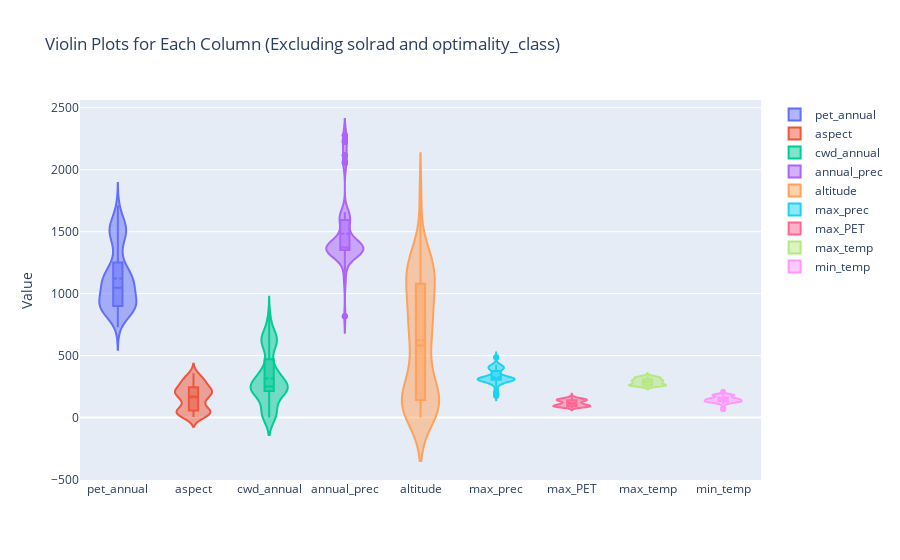

Here is the notebook cell this chart was saved with:
### Code cell
import plotly.graph_objects as go

# Create an empty figure
fig = go.Figure()

# Iterate over each column in the DataFrame except 'solrad' and 'optimality_class'
for column in df_subset.columns:
    if column not in ['solrad', 'optimality_class']:
        # Add a violin trace for the current column
        fig.add_trace(go.Violin(y=df_subset[column], name=column, box_visible=True, meanline_visible=True))

# Update layout
fig.update_layout(title='Violin Plots for Each Column (Excluding solrad and optimality_class)', yaxis_title='Value')

# Show the figure
fig.show()

### Figure 1 — Plotly figure (JSON) as saved in the notebook; plotly's stock layout.template omitted (floating-point values rounded to 4 significant figures; data arrays with more than 128 entries replaced by an {"elided": "..."} marker saying what was removed)
{"data": [{"box": {"visible": true}, "meanline": {"visible": true}, "name": "pet_annual", "type": "violin", "y": {"elided": "189 float values"}}, {"box": {"visible": true}, "meanline": {"visible": true}, "name": "aspect", "type": "violin", "y": {"elided": "189 float values"}}, {"box": {"visible": true}, "meanline": {"visible": true}, "name": "cwd_annual", "type": "violin", "y": {"elided": "189 float values"}}, {"box": {"visible": true}, "meanline": {"visible": true}, "name": "annual_prec", "type": "violin", "y": {"elided": "189 int values"}}, {"box": {"visible": true}, "meanline": {"visible": true}, "name": "altitude", "type": "violin", "y": {"elided": "189 float values"}}, {"box": {"visible": true}, "meanline": {"visible": true}, "name": "max_prec", "type": "violin", "y": {"elided": "189 float values"}}, {"box": {"visible": true}, "meanline": {"visible": true}, "name": "max_PET", "type": "violin", "y": {"elided": "189 float values"}}, {"box": {"visible": true}, "meanline": {"visible": true}, "name": "max_temp", "type": "violin", "y": {"elided": "189 float values"}}, {"box": {"visible": true}, "meanline": {"visible": true}, "name": "min_temp", "type": "violin", "y": {"elided": "189 float values"}}], "layout": {"title": {"text": "Violin Plots for Each Column (Excluding solrad and optimality_class)"}, "yaxis": {"title": {"text": "Value"}}}}
